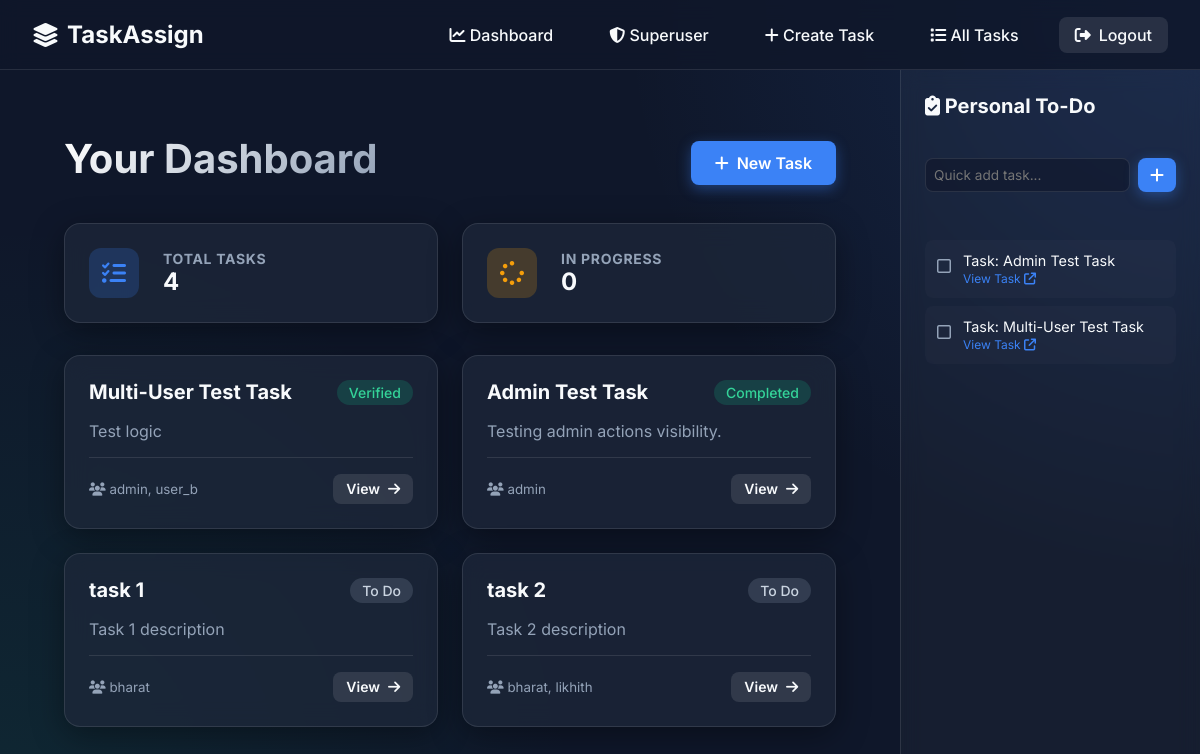
Page /dashboard/ (signed in) on the committed database.
### main/models.py (models this page shows, shortened)
class Task(models.Model):
    STATUS_CHOICES = [
        ("To Do", "To Do"),
        ("In Progress", "In Progress"),
        ("Review", "Review"),
        ("Completed", "Completed"),
        ("Verified", "Verified"),
        ("Rejected", "Rejected"),
    ]
    title = models.CharField(max_length=255)
    description = models.TextField()
    status = models.CharField(max_length=20, choices=STATUS_CHOICES, default="To Do")
    assignees = models.ManyToManyField(User, related_name="tasks")
    created_at = models.DateTimeField(auto_now_add=True)

class User(AbstractUser):
    role = models.CharField(max_length=20, choices=ROLE_CHOICES, default="frontend")

class PersonalTodo(models.Model):
    user = models.ForeignKey(
        User, on_delete=models.CASCADE, related_name="personal_todos"
    )
    task = models.ForeignKey(Task, on_delete=models.CASCADE, null=True, blank=True)
    text = models.CharField(max_length=255)
    is_completed = models.BooleanField(default=False)
    created_at = models.DateTimeField(auto_now_add=True)

### main/views.py (the view)
# urls.py: path("dashboard/", views.dashboard, name="dashboard"),
@login_required
def dashboard(request):
    if request.user.is_superuser:
        tasks = Task.objects.prefetch_related("assignees").all()
    else:
        tasks = Task.objects.prefetch_related("assignees").filter(
            assignees=request.user
        )
    stats = {
        "total": tasks.count(),
        "in_progress": tasks.filter(status="In Progress").count(),
    }
    return render(request, "main/dashboard.html", {"tasks": tasks, "stats": stats})

### main/context_processors.py (called while the page is built)
def personal_todos(request):
    if request.user.is_authenticated:
        return {
            "sidebar_todos": request.user.personal_todos.select_related("task")
            .all()
            .order_by("is_completed", "-created_at")
        }
    return {"sidebar_todos": []}

### main/templates/main/dashboard.html
{% extends "main/base.html" %}
{% block content %}
<div class="mb-4 flex-header" style="display: flex; justify-content: space-between; align-items: center;">
    <h2 class="page-title">Your Dashboard</h2>
    {% if user.is_superuser %}
        <a href="{% url 'create_task' %}" class="btn btn-primary"><i class="fa-solid fa-plus"></i> New Task</a>
    {% endif %}
</div>
<div class="dashboard-grid" style="margin-top: 0; margin-bottom: 2rem;">
    <div class="glass-panel" style="padding: 1.5rem; display: flex; align-items: center; gap: 1.5rem;">
        <div style="width: 50px; height: 50px; border-radius: 12px; background: rgba(59, 130, 246, 0.2); display: flex; align-items: center; justify-content: center; color: var(--accent-color); font-size: 1.5rem;">
            <i class="fa-solid fa-list-check"></i>
        </div>
        <div>
            <h4 style="color: var(--text-muted); font-size: 0.875rem; text-transform: uppercase; letter-spacing: 0.05em;">Total Tasks</h4>
            <p style="font-size: 1.5rem; font-weight: 700;">{{ stats.total }}</p>
        </div>
    </div>
    <div class="glass-panel" style="padding: 1.5rem; display: flex; align-items: center; gap: 1.5rem;">
        <div style="width: 50px; height: 50px; border-radius: 12px; background: rgba(245, 158, 11, 0.2); display: flex; align-items: center; justify-content: center; color: var(--warning-color); font-size: 1.5rem;">
            <i class="fa-solid fa-spinner"></i>
        </div>
        <div>
            <h4 style="color: var(--text-muted); font-size: 0.875rem; text-transform: uppercase; letter-spacing: 0.05em;">In Progress</h4>
            <p style="font-size: 1.5rem; font-weight: 700;">{{ stats.in_progress }}</p>
        </div>
    </div>
</div>
{% if not tasks %}
    <div class="glass-panel text-center py-5">
        <div style="font-size: 3rem; color: var(--text-muted); margin-bottom: 1rem;">
            <i class="fa-regular fa-folder-open"></i>
        </div>
        <h3>No tasks found</h3>
        <p style="color: var(--text-muted);">You don't have any tasks assigned to you right now.</p>
    </div>
{% else %}
    <div class="dashboard-grid">
        {% for task in tasks %}
            <div class="glass-panel task-card">
                <div style="display: flex; justify-content: space-between; align-items: flex-start; margin-bottom: 1rem;">
                    <h3 style="margin: 0; padding-right: 1rem;"><a href="{% url 'task_detail' task.id %}" style="color: var(--text-color);">{{ task.title }}</a></h3>
                    <span class="badge
                        {% if task.status == 'To Do' %}badge-todo
                        {% elif task.status == 'In Progress' %}badge-progress
                        {% elif task.status == 'Review' %}badge-review
                        {% elif task.status == 'Completed' or task.status == 'Verified' %}badge-completed
                        {% elif task.status == 'Rejected' %}badge-rejected
                        {% else %}badge-todo{% endif %}">
                        {{ task.status }}
                    </span>
                </div>
                <p>{{ task.description }}</p>
                <div class="task-footer">
                    <div>
                        <small style="color: var(--text-muted); display: block;"><i class="fa-solid fa-users"></i>
                            {% for assignee in task.assignees.all %}
                                {{ assignee.username }}{% if not forloop.last %}, {% endif %}
                            {% endfor %}
                        </small>
                    </div>
                    <a href="{% url 'task_detail' task.id %}" class="btn btn-secondary" style="padding: 0.4rem 0.8rem; font-size: 0.875rem;">View <i class="fa-solid fa-arrow-right"></i></a>
                </div>
            </div>
        {% endfor %}
    </div>
{% endif %}
{% endblock %}

### main/templates/main/base.html (shortened to what this page needs)
{% load static %}
<!DOCTYPE html>
<html lang="en">
<head>
    <link rel="stylesheet" href="https://cdnjs.cloudflare.com/ajax/libs/font-awesome/6.4.0/css/all.min.css">
    <link rel="stylesheet" href="{% static 'main/css/style.css' %}">
</head>
<body>
    <nav class="navbar">
        <a href="{% url 'home' %}" class="nav-brand">
            <i class="fa-solid fa-layer-group"></i> TaskAssign
        </a>
        <ul class="nav-links" id="nav-links">
            {% if user.is_authenticated %}
                <li><a href="{% url 'dashboard' %}"><i class="fa-solid fa-chart-line"></i> Dashboard</a></li>
                {% if user.is_superuser %}
                    <li><a href="{% url 'superuser_dashboard' %}"><i class="fa-solid fa-shield-halved"></i> Superuser</a></li>
                    <li><a href="{% url 'create_task' %}"><i class="fa-solid fa-plus"></i> Create Task</a></li>
                {% endif %}
                <li><a href="{% url 'task_list' %}"><i class="fa-solid fa-list"></i> All Tasks</a></li>
                <li><a href="{% url 'logout' %}" class="btn btn-secondary"><i class="fa-solid fa-right-from-bracket"></i> Logout</a></li>
            {% else %}
                <li><a href="{% url 'login' %}"><i class="fa-solid fa-right-to-bracket"></i> Login</a></li>
                <li><a href="{% url 'register' %}" class="btn btn-primary"><i class="fa-solid fa-user-plus"></i> Register</a></li>
            {% endif %}
        </ul>
    </nav>
    <div class="layout-wrapper">
        <div class="main-content">
            <div class="container">
                {% block content %}
                {% endblock %}
            </div>
        </div>
        {% if user.is_authenticated %}
        <aside class="sidebar">
            <h3 style="font-size: 1.25rem; margin-bottom: 1rem;"><i class="fa-solid fa-clipboard-check"></i> Personal To-Do</h3>
            <form action="{% url 'add_todo' %}" method="POST" style="margin-bottom: 1.5rem;">
                <div style="display: flex; gap: 0.5rem;">
                    <input type="text" name="todo_text" placeholder="Quick add task..." required style="padding: 0.5rem; font-size: 0.85rem;">
                    <button type="submit" class="btn btn-primary" style="padding: 0.5rem 0.75rem;"><i class="fa-solid fa-plus"></i></button>
                </div>
            </form>
            <div class="todo-list">
                {% for todo in sidebar_todos %}
                <div class="todo-item {% if todo.is_completed %}todo-completed{% endif %}">
                    <a href="{% url 'toggle_todo' todo.id %}" class="todo-checkbox">
                        {% if todo.is_completed %}
                            <i class="fa-solid fa-square-check" style="color: var(--success-color);"></i>
                        {% else %}
                            <i class="fa-regular fa-square" style="color: var(--text-muted);"></i>
                        {% endif %}
                    </a>
                    <div class="todo-text">
                        {{ todo.text }}
                        {% if todo.task %}
                        <br>
                        <small style="color: var(--accent-color); font-size: 0.75rem;">
                            <a href="{% url 'task_detail' todo.task.id %}" style="color: inherit;">View Task <i class="fa-solid fa-arrow-up-right-from-square"></i></a>
                        </small>
                        {% endif %}
                    </div>
                </div>
                {% empty %}
                <p style="color: var(--text-muted); font-size: 0.9rem; text-align: center;">No tasks yet.</p>
                {% endfor %}
            </div>
        </aside>
        {% endif %}
    </div>
</body>
</html>

### main/static/main/css/style.css (style rules this page uses)
:root { --bg-color: #0f172a; --text-color: #f8fafc; --text-muted: #94a3b8; --accent-color: #3b82f6; --accent-hover: #2563eb; --glass-bg: rgba(30, 41, 59, 0.7); --glass-border: rgba(255, 255, 255, 0.1); --card-shadow: 0 8px 32px 0 rgba(0, 0, 0, 0.37); --danger-color: #ef4444; --success-color: #10b981; --warning-color: #f59e0b; }
* { margin: 0; padding: 0; box-sizing: border-box; font-family: 'Inter', sans-serif; }
body { background-color: var(--bg-color); color: var(--text-color); min-height: 100vh; display: flex; flex-direction: column; background-image: radial-gradient(circle at top right, rgba(59, 130, 246, 0.15), transparent 40%), radial-gradient(circle at bottom left, rgba(16, 185, 129, 0.1), transparent 40%); background-attachment: fixed; }
a { color: var(--accent-color); text-decoration: none; transition: color 0.2s ease; }
.glass-panel { background: var(--glass-bg); backdrop-filter: blur(12px); -webkit-backdrop-filter: blur(12px); border: 1px solid var(--glass-border); border-radius: 16px; box-shadow: var(--card-shadow); padding: 2rem; animation: slideUp 0.6s ease-out backwards; }
.navbar { display: flex; justify-content: space-between; align-items: center; padding: 1rem 2rem; background: rgba(15, 23, 42, 0.8); backdrop-filter: blur(10px); border-bottom: 1px solid var(--glass-border); position: sticky; top: 0; z-index: 100; height: 70px; }
.nav-brand { font-size: 1.5rem; font-weight: 700; color: var(--text-color); display: flex; align-items: center; gap: 0.5rem; }
.nav-links { display: flex; list-style: none; gap: 1.5rem; align-items: center; }
.nav-links a { color: var(--text-color); font-weight: 500; padding: 0.5rem 1rem; border-radius: 8px; transition: all 0.3s ease; }
.container { max-width: 1200px; margin: 0 auto; padding: 2rem; flex: 1; width: 100%; }
input[type="text"], input[type="password"], input[type="email"], textarea, select { width: 100%; padding: 0.75rem 1rem; background: rgba(15, 23, 42, 0.6); border: 1px solid var(--glass-border); border-radius: 8px; color: var(--text-color); font-size: 1rem; transition: all 0.3s ease; }
.btn { display: inline-flex; align-items: center; justify-content: center; gap: 0.5rem; padding: 0.75rem 1.5rem; border-radius: 8px; font-weight: 600; cursor: pointer; transition: all 0.3s ease; border: none; font-size: 1rem; }
.btn-primary { background: var(--accent-color); color: white; box-shadow: 0 4px 14px 0 rgba(59, 130, 246, 0.39); }
.btn-secondary { background: rgba(255, 255, 255, 0.1); color: var(--text-color); }
.main-content { animation: fadeIn 0.5s ease-out; }
.dashboard-grid { display: grid; grid-template-columns: repeat(auto-fill, minmax(320px, 1fr)); gap: 1.5rem; margin-top: 2rem; }
.task-card { padding: 1.5rem; transition: transform 0.3s ease, box-shadow 0.3s ease, border-color 0.3s ease; }
.task-card h3 { margin-bottom: 0.5rem; font-size: 1.25rem; }
.task-card p { color: var(--text-muted); margin-bottom: 1rem; display: -webkit-box; -webkit-line-clamp: 2; -webkit-box-orient: vertical; overflow: hidden; }
.badge { padding: 0.25rem 0.75rem; border-radius: 9999px; font-size: 0.875rem; font-weight: 500; }
.badge-todo { background: rgba(148, 163, 184, 0.2); color: #cbd5e1; }
.badge-completed { background: rgba(16, 185, 129, 0.2); color: #34d399; }
.task-footer { display: flex; justify-content: space-between; align-items: center; margin-top: 1rem; padding-top: 1rem; border-top: 1px solid var(--glass-border); }
.mb-4 { margin-bottom: 2rem; }
.page-title { font-size: 2.5rem; font-weight: 700; margin-bottom: 0.5rem; background: linear-gradient(135deg, #fff, #94a3b8); -webkit-background-clip: text; -webkit-text-fill-color: transparent; }
.dashboard-grid > *:nth-child(1) { animation-delay: 0.1s; }
.dashboard-grid > *:nth-child(2) { animation-delay: 0.2s; }
.dashboard-grid > *:nth-child(3) { animation-delay: 0.3s; }
.dashboard-grid > *:nth-child(4) { animation-delay: 0.4s; }

### rows in the picture
Task: title "Multi-User Test Task", status "Verified", description "Test logic"
User: username "admin"
User: username "user_b"
Task: title "Admin Test Task", status "Completed", description "Testing admin actions visibility."
Task: title "task 1", status "To Do", description "Task 1 description"
User: username "bharat"
Task: title "task 2", status "To Do", description "Task 2 description"
User: username "likhith"
PersonalTodo: is_completed False (drawn), text "Task: Admin Test Task", shows "View Task"
PersonalTodo: is_completed False (drawn), text "Task: Multi-User Test Task", shows "View Task"

### other values in the picture
{{ stats.total }} "4"
{{ stats.in_progress }} "0"
